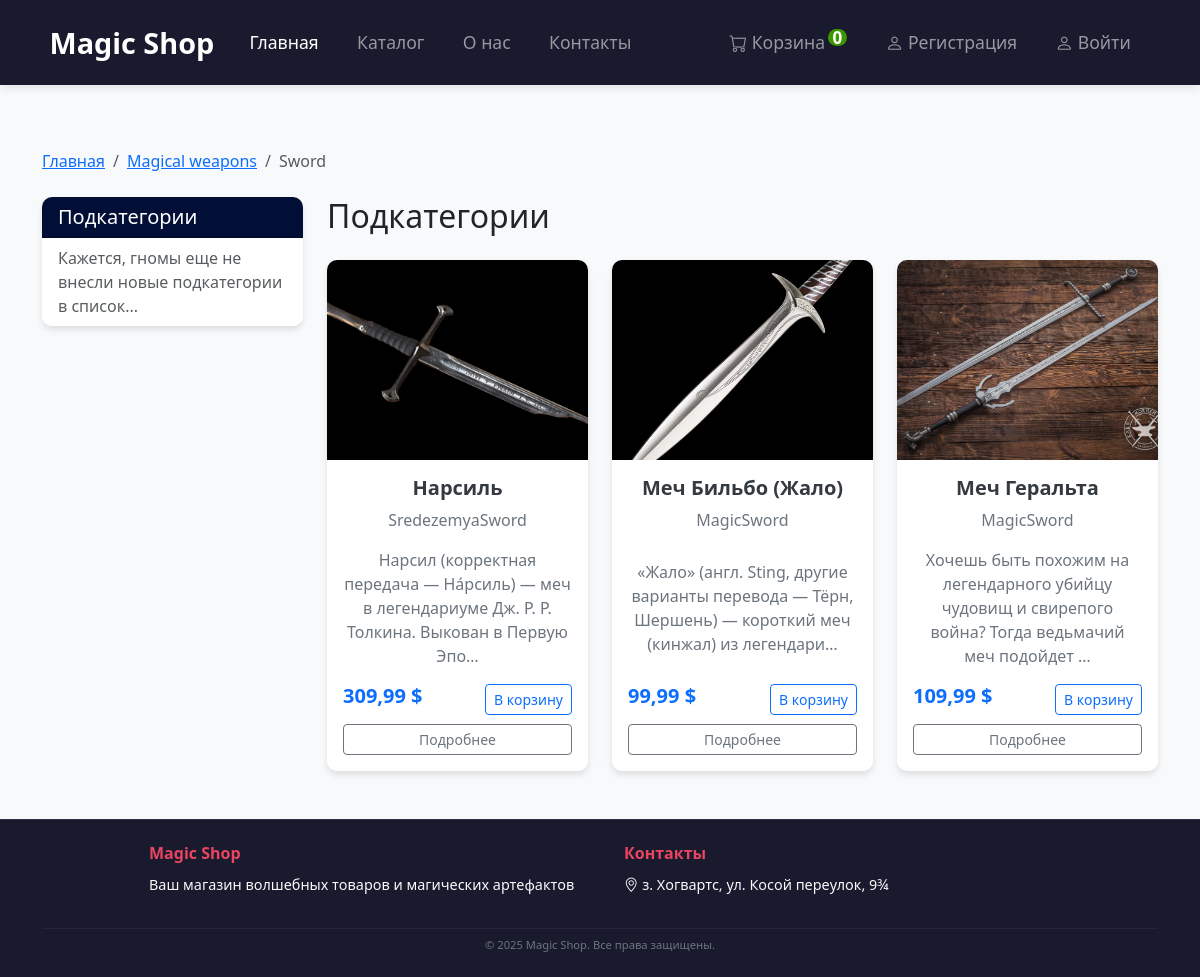
Before: /shop/search/sword/ with the older database file.
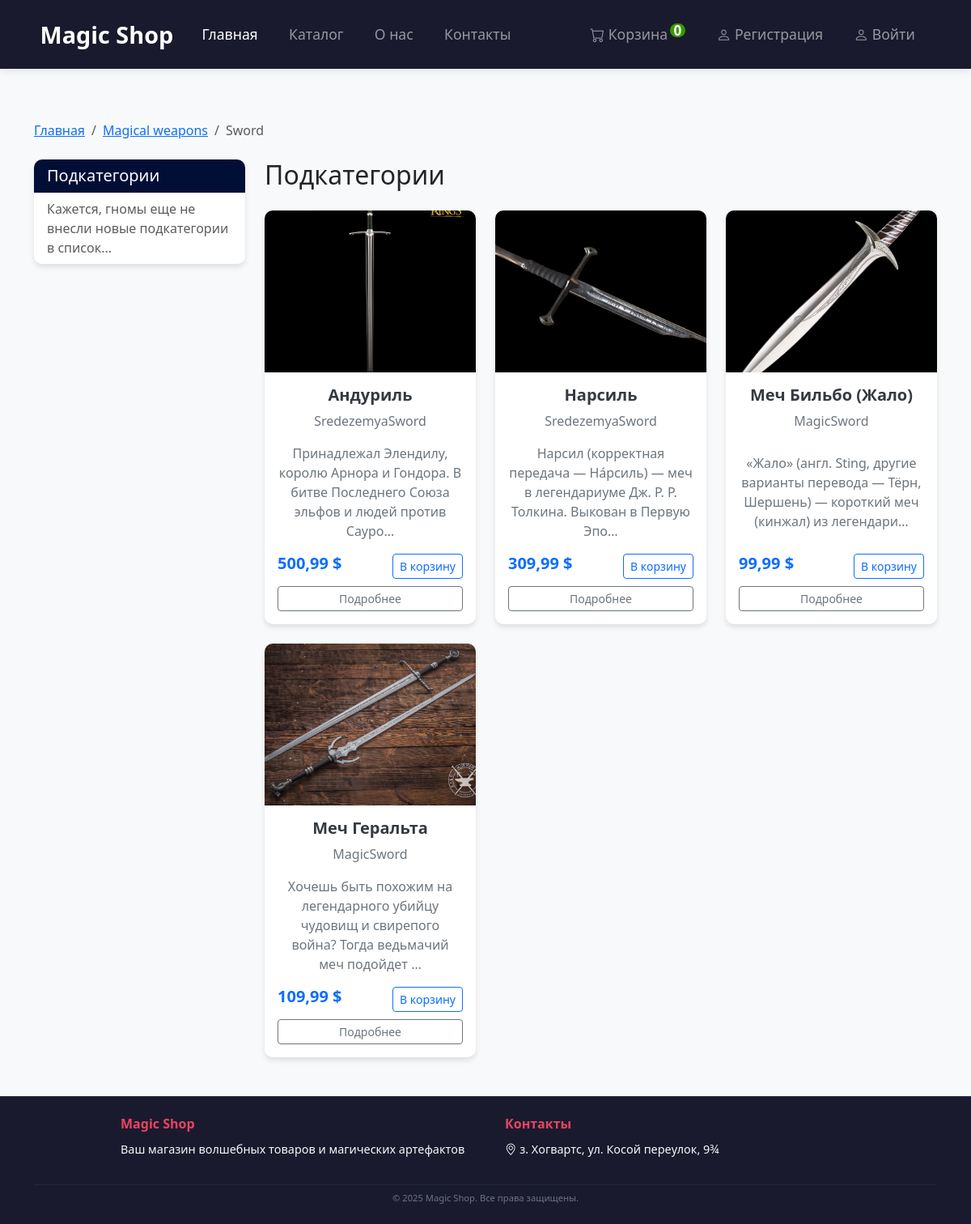
After: the same page with the newer database file.
### shop/models.py (models this page shows, shortened)
class Product(models.Model):
    category = models.ForeignKey(Category, on_delete=models.CASCADE,
                                 related_name='products')
    title = models.CharField(max_length=255, verbose_name='Навзание')
    brand = models.CharField(max_length=255, verbose_name='Бренд')
    description = models.TextField(max_length=1055, null=True, verbose_name='Описание')
    slug = models.SlugField(max_length=255, verbose_name='URL')
    price = models.DecimalField(max_digits=7, decimal_places=2,
                                default=99.99, verbose_name='Цена')
    image = models.ImageField(upload_to='products/products/%Y/%m/%d', verbose_name='Изображение')
    available = models.BooleanField(default=True, verbose_name='Наличие')
    created_at = models.DateTimeField(auto_now_add=True, verbose_name='Дата создания')
    update_at = models.DateTimeField(auto_now=True, verbose_name='Дата изменения')
    discount = models.IntegerField(
        default=0, validators=[MinValueValidator(0), MaxValueValidator(100)])
    class Meta:
        verbose_name = 'Продукт'
        verbose_name_plural = 'Продукты'
        ordering = ['-created_at']
    def get_absolute_url(self):
        return reverse("shop:product-detail", args=[str(self.slug)])

### shop/views.py (the view)
# urls.py: path('search/<slug:slug>/', category_list, name='category-list')
def category_list(request, slug):
    category = get_object_or_404(Category, slug=slug)
    products = ProductProxy.objects.select_related('category').filter(category=category)
    subcategories = category.children.all()
    context = {
        'category': category,
        'products': products,
        'subcategories':subcategories,
        'parent_category': category.parent
    }
    return render(request, 'shop/category_list.html', context)

### cart/cart.py (called while the page is built)
    def __len__(self):
        return sum(item['qty'] for item in self.cart.values())

### cart/context_processors.py (called while the page is built)
def cart(request):
    return {'cart': Cart(request)}

### shop/context_processors.py (called while the page is built)
def categories(request):
    categories = Category.objects.filter(parent=None)
    return {'categories': categories}

### shop/models.py (called while the page is built)
    def get_absolute_url(self):
        return reverse("shop:category-list", args=[str(self.slug)])

    def get_queryset(self):
        return super(ProductManager, self).get_queryset().filter(available=True)

### shop/templates/shop/category_list.html (shortened to what this page needs)
{% extends "base.html" %}
{% load static %}
{% block content %}
<main class="container my-4">
    <nav aria-label="breadcrumb" class="mb-4">
        <ol class="breadcrumb">
            <li class="breadcrumb-item"><a href="{% url 'shop:products' %}">Главная</a></li>
            {% if category.parent %}
                <li class="breadcrumb-item"><a href="{{ category.parent.get_absolute_url }}">{{ category.parent.name }}</a></li>
            {% endif %}
            <li class="breadcrumb-item active" aria-current="page">{{ category.name }}</li>
        </ol>
    </nav>
    <div class="row">
        <div class="col-md-3">
            <div class="card mb-4">
                <div class="card-header text-white" style="background-color: #010e36ff;">
                    <h5 class="mb-0">Подкатегории</h5>
                </div>
                <div class="list-group list-group-flush">
                    {% if subcategories %}
                        {% for subcat in subcategories %}
                            <a href="{{ subcat.get_absolute_url }}" class="list-group-item list-group-item-action">
                                {{ subcat.name }}
                            </a>
                        {% endfor %}
                    {% else %}
                        <div class="list-group-item text-muted">Кажется, гномы еще не внесли новые подкатегории в список...</div>
                    {% endif %}
                </div>
            </div>
        </div>
        <div class="col-md-9">
            <h2 class="mb-4">Подкатегории</h2>
            <div class="row">
                {% for product in products %}
                    <div class="col-md-4 mb-4">
                        <div class="card h-100">
                            {% if product.image %}
                            <img src="{{ product.image.url }}" class="card-img-top" alt="{{ product.title }}">
                            {% else %}
                            <img src="{% static 'images/no-image.jpg' %}" class="card-img-top" alt="Нет изображения">
                            {% endif %}
                            <div class="card-body text-center">
                                <h5 class="card-title">{{ product.title }}</h5>
                                <p class="card-text">{{ product.brand }}</p>
                                <p class="card-text">{{ product.description|truncatechars:100 }}</p>
                                <div class="d-flex justify-content-between align-items-center mb-2">
                                    <span class="h5 price">{{ product.price }} $</span>
                                    <a href="#" class="btn btn-sm btn-outline-primary">В корзину</a>
                                </div>
                                <a href="{{ product.get_absolute_url }}" class="btn btn-sm btn-outline-secondary w-100">Подробнее</a>
                            </div>
                        </div>
                    </div>
                {% empty %}
                <div class="col-12">
                    {% if not subcategories %}
                    <div class="alert alert-info text-center">Магический экспресс пока не доставил новых товаров</div>
                    {% endif %}
                </div>
                {% endfor %}
            </div>
        </div>
    </div>
</main>
{% endblock %}

Changed rows visible on the page:
added Product: image (picture), title "Андуриль", brand "SredezemyaSword", description "Принадлежал Элендилу, королю Арнора и Гондора. В битве Последнего Союза эльфов и людей против Сауро…", price "500,99"
